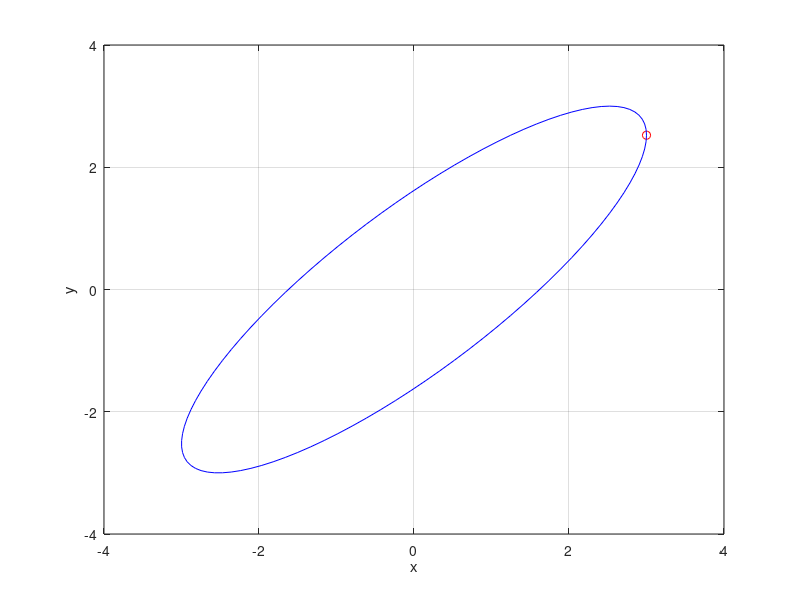

Source code (MATLAB):
%% plotellipse.m
% This program animates the plotting of the following ellipse defined below
% x = rcos(omega*t)
% y = rsin(omega*t+alpha)

% Jonathon Vasilak
% February 12, 2020

% Clear memory
clear

% Clear Command window
clc

%% Define Parameters
% Defines the variables that will be needed to plot the ellipse
omega = 2*pi;
r = 3; 
alpha = 1; 
tmin = 0; % Starting time
tmax = 1; % Ending time
Nt = 100; % Number of steps

%% Initialize arrays
% Creates the arrays which will be later used to plot the ellipse
t=linspace(tmin, tmax, Nt);
x = zeros(1,Nt);
y = zeros(1,Nt);

%% Calculate Motion
% Uses a for loop to calculate all the points on the ellipse that will be
% plotted
for it = 1:Nt
    x(it)=r*cos(omega*t(it));
    y(it)=r*sin(omega*t(it)+alpha);
end

%% Plot Ellipse
% Plots the ellipse using a for loop to animate the plotting
for it = 1:Nt
plot(x(it), y(it), 'ro',...
    x(1:it), y(1:it), 'b');
xlabel('x')
ylabel('y')
grid on
axis([-4 4 -4 4]);
drawnow
end